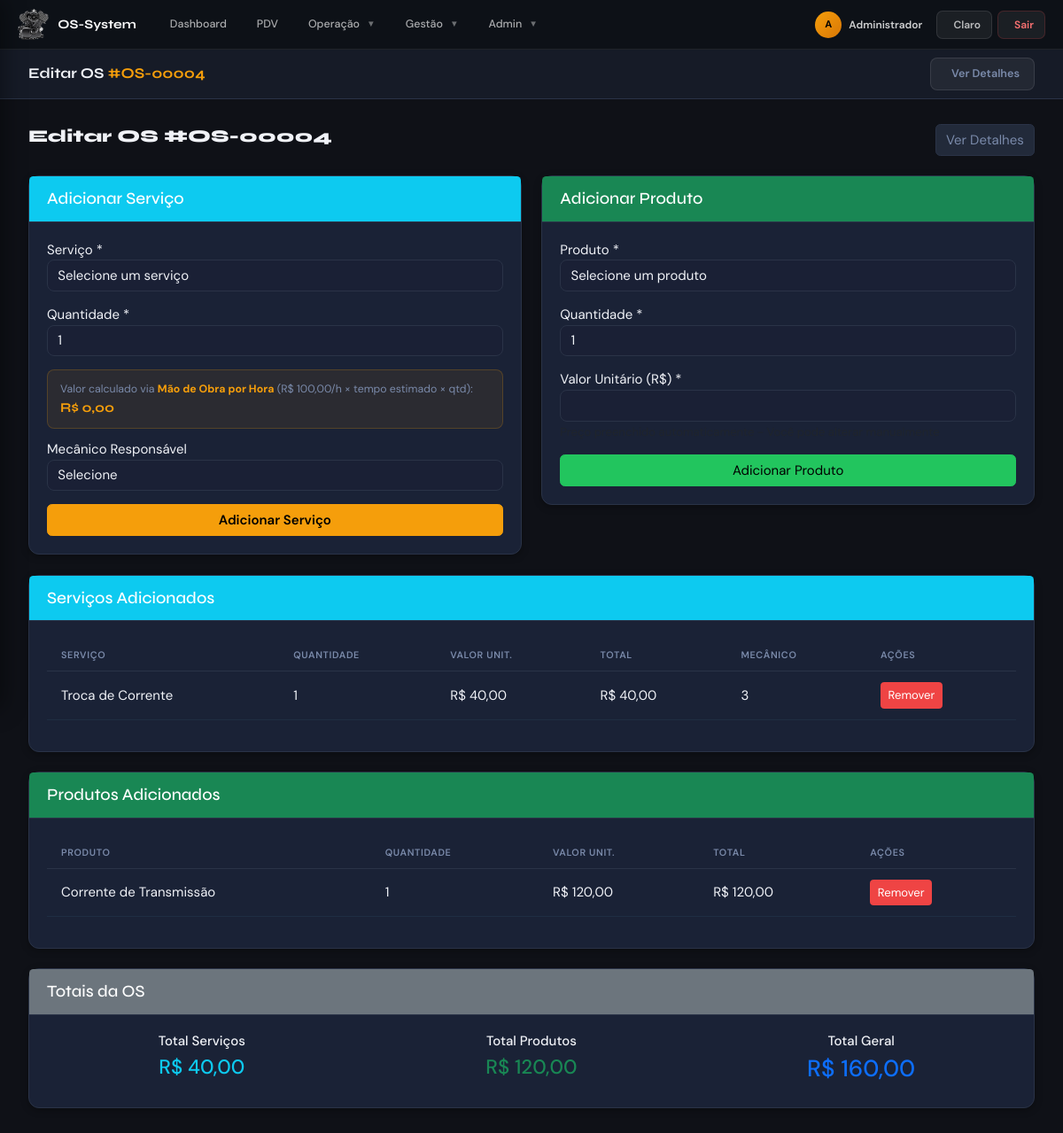
Screenshot of /modules/os/os_editar.php?id=4 (signed in) with the database file from the repository.
### tables this page shows
CREATE TABLE `ordens_servico` (
  `id` int(11) NOT NULL,
  `numero_os` varchar(20) NOT NULL,
  `cliente_id` int(11) NOT NULL,
  `moto_id` int(11) NOT NULL,
  `status` enum('aberta','em_andamento','aguardando_pecas','finalizada','cancelada') DEFAULT 'aberta',
  `data_abertura` timestamp NULL DEFAULT CURRENT_TIMESTAMP,
  `data_previsao` date DEFAULT NULL,
  `data_finalizacao` date DEFAULT NULL,
  `observacoes` text,
  `created_by` int(11) DEFAULT NULL
);

CREATE TABLE `mao_de_obra` (
  `id` int(11) NOT NULL,
  `valor_hora` decimal(10,2) NOT NULL DEFAULT '0.00',
  `descricao` varchar(255) DEFAULT NULL,
  `ativo` tinyint(1) DEFAULT '1',
  `created_at` timestamp NULL DEFAULT CURRENT_TIMESTAMP,
  `updated_at` timestamp NULL DEFAULT CURRENT_TIMESTAMP ON UPDATE CURRENT_TIMESTAMP
);

CREATE TABLE `os_servicos` (
  `id` int(11) NOT NULL,
  `os_id` int(11) NOT NULL,
  `servico_id` int(11) NOT NULL,
  `mecanico_id` int(11) DEFAULT NULL,
  `quantidade` int(11) DEFAULT '1',
  `valor_unitario` decimal(10,2) NOT NULL,
  `tempo_gasto` int(11) DEFAULT NULL,
  `garantia_dias` int(11) DEFAULT NULL
);

CREATE TABLE `servicos` (
  `id` int(11) NOT NULL,
  `nome` varchar(100) NOT NULL,
  `descricao` text,
  `valor` decimal(10,2) DEFAULT '0.00',
  `tempo_estimado` int(11) DEFAULT NULL,
  `garantia_dias` int(11) DEFAULT '30',
  `ativo` tinyint(1) DEFAULT '1',
  `created_at` timestamp NULL DEFAULT CURRENT_TIMESTAMP
);

CREATE TABLE `os_produtos` (
  `id` int(11) NOT NULL,
  `os_id` int(11) NOT NULL,
  `produto_id` int(11) NOT NULL,
  `quantidade` int(11) NOT NULL,
  `valor_unitario` decimal(10,2) NOT NULL
);

CREATE TABLE `produtos` (
  `id` int(11) NOT NULL,
  `codigo_barras` varchar(50) DEFAULT NULL,
  `nome` varchar(100) NOT NULL,
  `descricao` text,
  `preco_compra` decimal(10,2) DEFAULT NULL,
  `preco_venda` decimal(10,2) NOT NULL,
  `estoque_atual` int(11) DEFAULT '0',
  `estoque_minimo` int(11) DEFAULT '5',
  `unidade` varchar(5) DEFAULT 'UN',
  `created_at` timestamp NULL DEFAULT CURRENT_TIMESTAMP
);

### modules/os/os_editar.php (the view, shortened to what this page needs)
<?php
require_once '../../config/config.php';
$id = $_GET['id'];
$stmt_os = $db->prepare("SELECT * FROM ordens_servico WHERE id = ?"); $stmt_os->execute([$id]); $os = $stmt_os->fetch(PDO::FETCH_ASSOC);
$stmt_osv = $db->prepare("SELECT os.*, s.nome as servico_nome FROM os_servicos os JOIN servicos s ON os.servico_id = s.id WHERE os.os_id = ?"); $stmt_osv->execute([$id]); $os_servicos = $stmt_osv->fetchAll(PDO::FETCH_ASSOC);
$stmt_osp = $db->prepare("SELECT op.*, p.nome as produto_nome FROM os_produtos op JOIN produtos p ON op.produto_id = p.id WHERE op.os_id = ?"); $stmt_osp->execute([$id]); $os_produtos = $stmt_osp->fetchAll(PDO::FETCH_ASSOC);
$total_servicos = 0;
foreach($os_servicos as $s) {
    $total_servicos += $s['valor_unitario'] * $s['quantidade'];
}
$total_produtos = 0;
foreach($os_produtos as $p) {
    $total_produtos += $p['valor_unitario'] * $p['quantidade'];
}
$total_geral = $total_servicos + $total_produtos;
$valor_hora_exibicao = 0;
try {
    $mao_exibicao = $db->query("SELECT valor_hora FROM mao_de_obra ORDER BY id DESC LIMIT 1")->fetch(PDO::FETCH_ASSOC);
    $valor_hora_exibicao = (float)($mao_exibicao['valor_hora'] ?? 0);
} catch(Exception $e) {}
?>
<?php include '../../includes/sidebar.php'; ?>
<header class="os-topbar">
  <div class="topbar-title">Editar OS <span style="color:var(--accent)">#<?php echo htmlspecialchars($os['numero_os']); ?></span></div>
  <div class="topbar-actions"><a href="os_detalhes.php?id=<?php echo $id; ?>" class="btn-os btn-os-ghost"><i class="ph-bold ph-eye"></i> Ver Detalhes</a></div>
</header>
<main class="os-content">
<div class="d-flex justify-content-between align-items-center mb-4">
    <h2><i class="ph-bold ph-pencil-simple"></i> Editar OS #<?php echo $os['numero_os']; ?></h2>
    <a href="os_detalhes.php?id=<?php echo $id; ?>" class="btn btn-secondary">
        <i class="ph-bold ph-eye"></i> Ver Detalhes
    </a>
</div>
<div class="row">
    <div class="col-md-6 mb-4">
        <div class="card">
            <div class="card-header bg-info text-white">
                <h5 class="mb-0"><i class="ph-bold ph-toolbox"></i> Adicionar Serviço</h5>
            </div>
            <div class="card-body">
                <form method="POST" id="formServico">
                    <div class="mb-3">
                        <label>Serviço *</label>
                        <select name="servico_id" id="servico_id" class="form-select" required>
                            <option value="">Selecione um serviço</option>
                        </select>
                    </div>
                    <div class="mb-3">
                        <label>Quantidade *</label>
                        <input type="number" name="quantidade" id="quantidade_servico" class="form-control" value="1" min="1" required>
                    </div>
                    <div style="background:rgba(245,158,11,.08);border:1px solid rgba(245,158,11,.2);border-radius:8px;padding:12px 14px;font-size:.82rem;color:var(--text-muted);margin-bottom:12px">
                        Valor calculado via <strong style="color:var(--accent)">Mão de Obra por Hora</strong>
                        (R$ <?php echo number_format($valor_hora_exibicao,2,',','.'); ?>/h × tempo estimado × qtd):<br>
                        <strong id="valorServicoDisplay" style="font-size:1rem;color:var(--accent);font-family:'Syne',sans-serif">R$ 0,00</strong>
                    </div>
                    <div class="mb-3">
                        <label>Mecânico Responsável</label>
                        <select name="mecanico_id" class="form-select">
                            <option value="">Selecione</option>
                        </select>
                    </div>
                    <button type="submit" class="btn btn-primary w-100">Adicionar Serviço</button>
                </form>
            </div>
        </div>
    </div>
    <div class="col-md-6 mb-4">
        <div class="card">
            <div class="card-header bg-success text-white">
                <h5 class="mb-0"><i class="ph-bold ph-package"></i> Adicionar Produto</h5>
            </div>
            <div class="card-body">
                <form method="POST" id="formProduto">
                    <div class="mb-3">
                        <label>Produto *</label>
                        <select name="produto_id" id="produto_id" class="form-select" required>
                            <option value="">Selecione um produto</option>
                        </select>
                    </div>
                    <div class="mb-3">
                        <label>Quantidade *</label>
                        <input type="number" name="quantidade" id="quantidade_produto" class="form-control" value="1" min="1" required>
                    </div>
                    <div class="mb-3">
                        <label>Valor Unitário (R$) *</label>
                        <input type="text" name="valor" id="valor_produto" class="form-control" required>
                        <small class="text-muted">Preço preenchido automaticamente - Você pode alterar manualmente</small>
                    </div>
                    <button type="submit" class="btn btn-success w-100">Adicionar Produto</button>
                </form>
            </div>
        </div>
    </div>
</div>
<div class="card mb-4">
    <div class="card-header bg-info text-white">
        <h5 class="mb-0"><i class="ph-bold ph-list-check"></i> Serviços Adicionados</h5>
    </div>
    <div class="card-body">
        <?php if(count($os_servicos) > 0): ?>
        <div class="table-responsive">
            <table class="table table-hover" id="tabelaServicos">
                <thead>
                    <tr>
                        <th>Serviço</th>
                        <th>Quantidade</th>
                        <th>Valor Unit.</th>
                        <th>Total</th>
                        <th>Mecânico</th>
                        <th>Ações</th>
                    </tr>
                </thead>
                <tbody id="listaServicos">
                    <?php foreach($os_servicos as $s): ?>
                    <tr id="servico-<?php echo $s['id']; ?>">
                        <td><?php echo $s['servico_nome']; ?> <?php if($s['servico_id'] == 0): ?><span class="badge bg-warning">Personalizado</span><?php endif; ?></td>
                        <td><?php echo $s['quantidade']; ?></td>
                        <td>R$ <?php echo number_format($s['valor_unitario'], 2, ',', '.'); ?></td>
                        <td>R$ <?php echo number_format($s['valor_unitario'] * $s['quantidade'], 2, ',', '.'); ?></td>
                        <td><?php echo $s['mecanico_id'] ?: '-'; ?></td>
                        <td>
                            <button class="btn btn-sm btn-danger btn-remover" data-tipo="servico" data-id="<?php echo $s['id']; ?>">
                                <i class="ph-bold ph-trash"></i> Remover
                            </button>
                        </td>
                    </tr>
                    <?php endforeach; ?>
                </tbody>
            </table>
        </div>
        <?php else: ?>
        <p class="text-muted">Nenhum serviço adicionado.</p>
        <?php endif; ?>
    </div>
</div>
<div class="card mb-4">
    <div class="card-header bg-success text-white">
        <h5 class="mb-0"><i class="ph-bold ph-list-check"></i> Produtos Adicionados</h5>
    </div>
    <div class="card-body">
        <?php if(count($os_produtos) > 0): ?>
        <div class="table-responsive">
            <table class="table table-hover" id="tabelaProdutos">
                <thead>
                    <tr>
                        <th>Produto</th>
                        <th>Quantidade</th>
                        <th>Valor Unit.</th>
                        <th>Total</th>
                        <th>Ações</th>
                    </tr>
                </thead>
                <tbody id="listaProdutos">
                    <?php foreach($os_produtos as $p): ?>
                    <tr id="produto-<?php echo $p['id']; ?>">
                        <td><?php echo $p['produto_nome']; ?> <?php if($p['produto_id'] == 0): ?><span class="badge bg-warning">Personalizado</span><?php endif; ?></td>
                        <td><?php echo $p['quantidade']; ?></td>
                        <td>R$ <?php echo number_format($p['valor_unitario'], 2, ',', '.'); ?></td>
                        <td>R$ <?php echo number_format($p['valor_unitario'] * $p['quantidade'], 2, ',', '.'); ?></td>
                        <td>
                            <button class="btn btn-sm btn-danger btn-remover" data-tipo="produto" data-id="<?php echo $p['id']; ?>">
                                <i class="ph-bold ph-trash"></i> Remover
                            </button>
                        </td>
                    </tr>
                    <?php endforeach; ?>
                </tbody>
            </table>
        </div>
        <?php else: ?>
        <p class="text-muted">Nenhum produto utilizado.</p>
        <?php endif; ?>
    </div>
</div>
<div class="card">
    <div class="card-header bg-secondary text-white">
        <h5 class="mb-0"><i class="ph-bold ph-calculator"></i> Totais da OS</h5>
    </div>
    <div class="card-body">
        <div class="row text-center">
            <div class="col-md-4">
                <h6>Total Serviços</h6>
                <h4 class="text-info">R$ <?php echo number_format($total_servicos, 2, ',', '.'); ?></h4>
            </div>
            <div class="col-md-4">
                <h6>Total Produtos</h6>
                <h4 class="text-success">R$ <?php echo number_format($total_produtos, 2, ',', '.'); ?></h4>
            </div>
            <div class="col-md-4">
                <h6>Total Geral</h6>
                <h3 class="text-primary">R$ <?php echo number_format($total_geral, 2, ',', '.'); ?></h3>
            </div>
        </div>
    </div>
</div>
</main>
<?php include '../../includes/footer.php'; ?>

### includes/sidebar.php (style rules this page uses)
.os-topbar { top: 56px; }

### rows the page displays
ordens_servico: numero_os "OS-00004"
mao_de_obra: valor_hora "100,00"
os_servicos: servico.nome "Troca de Corrente", quantidade "1", valor_unitario "40,00", $s['valor_unitario'] * $s['quantidade'] "40,00", mecanico "3"
os_produtos: produto.nome "Corrente de Transmissão", quantidade "1", valor_unitario "120,00", $p['valor_unitario'] * $p['quantidade'] "120,00"

### other values shown
$_sistemaConfig['nome_sistema'] "OS-System"
$iniciais "A"
$usuario['nome'] "Administrador"
$total_servicos "40,00"
$total_produtos "120,00"
$total_geral "160,00"
